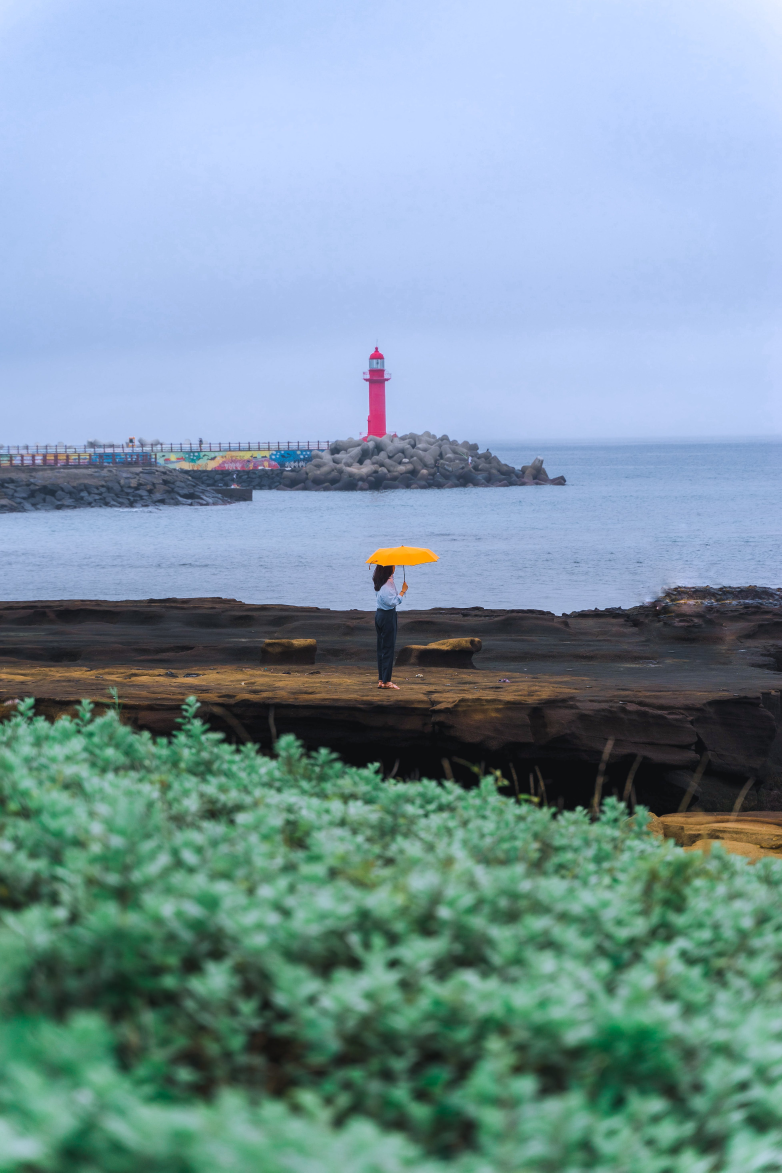
#> input picture 4주차/20240115_1일차/jeju.jpg, 3908 x 5863 px (shown at 1/5 size)
$ jupyter execute --allow-errors 'python, numpy, pandas, vis 요약.ipynb'   (shell and % lines are left out)
#> lines starting #> are read from the running program, lines starting #| are printed output that depends on the picture
[cell 1]
# bit 연산
a = 40
b = 14
print(bin(a)[2:].zfill(6))

[cell 2]
def f(x, y):
    z = x + y
    return z
print(f(3, 5))

[cell 3]
def ff():
    print('1')
    print('2')
    print('3')
print('3')
print(4)
ff()
print(ff())

[cell 4]
l = [1, 2, 3]
l.extend([100, 200, 300])

[cell 5]
l

[cell 6]
l.index(300)

[cell 7]
l.insert(3, 1000)

[cell 8]
l.pop()

[cell 9]
l.remove(100)

[cell 10]
print(l)

[cell 11]
s= {100, 200, 300, 300}
# 순서가 없고
# 값의 중복을 허락 x

[cell 12]
dicts = {'one':10, 'two':20}

[cell 13]
dicts.keys()

[cell 14]
dicts.values()

[cell 15]
dicts.items()

[cell 16]
l = list(dicts.items())

[cell 17]
l

[cell 18]
l[0]

[cell 19]
l[0][1]

[cell 20]
for i, j in enumerate(range(100, 1000, 100), 1):
    print(i, j)

[cell 21]
for i in range(10):
    if i> 5:

        continue
    print('hello world')

# 1. Numpym

[cell 22]
import numpy as np

[cell 23]
data = [[1, 2, 3,], [4, 5, 6], [7, 8, 9]]

a= np.array(data)
a

[cell 24]
type(a)

[cell 25]
dir(a
   )

[cell 26]
a.dtype

[cell 27]
a= a.astype(np.float32)
a

[cell 28]
a[0][1]

[cell 29]
a[0]

[cell 30]
np.arange(1, 10, 2)

[cell 31]
np.arange(1, 10).reshape(3, 3)

[cell 32]
np.arange(1, 13).reshape(3, 2, 2) # 3차원부터는 괄호의 갯수로 보는 게 편함.

[cell 33]
np.nan * 10

[cell 34]
a[0][1] = np.nan

[cell 35]
a

[cell 36]
a= np.arange(1, 10).reshape(3, 3)
a

[cell 37]
a= np.linspace(1, 20, 10)
a

## 연산

[cell 38]
data = np.arange(1, 10).reshape(3, 3)

[cell 39]
[1, 2, 3] + [4, 5, 6]

[cell 40]
data - data # 원소별 연산

[cell 41]
data / data # 원소별 연산

[cell 42]
np.dot(data, data) # 행렬간 곱하려면, np.dot을 써야

[cell 43]
data@data # @도 행렬의 곱 연산

# 차원

[cell 44]
# 괄호의 갯수

[cell 45]
# 0 차원 : 스칼ㄹ라
a = np.array(1)
a
a.shape
a.ndim

[cell 46]
# 1차원 : 벡터
a = np.array([1, 2, 3, 4, 5])
a
a.shape
a.ndim

[cell 47]
# 2차원 : 매트릭스
# a = np.array([[1, 2, 3], [4, 5, 6]])
a = np.array([[1]])
a
a.shape
a.ndim

[cell 48]
# 3차원 :3차원 이상의 다차원의 행렬을 Tensor
a = np.array([[[1,2 ], [3, 4], [5, 6]], [[7,8], [9, 10,], [11, 12]]])
a
a.shape
a.ndim

# matrix의 유형

[cell 49]
a = np.arange(12).reshape(2, 3, 2)
a

[cell 50]
b = np.ones(12)
b

[cell 51]
b = np.ones(12).reshape(2, 3, 2)
b

[cell 52]
b = np.zeros(12).reshape(2, 3, 2)
b

[cell 53]
d = np.eye(3)
d

[cell 54]
e = np.zeros([3, 4])
e

[cell 55]
f = np.empty([2, 3])
f

[cell 56]
g = np.full((3, 4), 1000)
g

[cell 57]
h = np.linspace(2, 10, 6)

[cell 58]
h

###  집계함수

[cell 59]
a = np.arange(10).reshape(2, 5)
a

[cell 60]
a[0][0] = 100
a

[cell 61]
a[0][1] = 1000
a

[cell 62]
np.mean(a)

[cell 63]
np.median(a) # 가운데값

[cell 64]
np.std(a) # 표준편차

[cell 65]
np.var(a) # 분산

[cell 66]
a

[cell 67]
np.sum(a, axis =0)

[cell 68]
np.sum(a, axis = 1)

[cell 69]
np.max(a)

[cell 70]
np.min(a)

[cell 71]
# 2. Panda

[cell 72]
import pandas as pd
import numpy as np

[cell 73]
data = np.arange(0, 50, 10)
data

[cell 74]
a = pd.Series(data, index=['a', 'b', 'c', 'd', 'e'])
a

[cell 75]
b = pd.Series(data)
b

[cell 76]
a['b']

[cell 77]
a.loc['b'] # 명시적으로 선언해준 인덱스

[cell 78]
a.iloc[1] # 순서

[cell 79]
# 산술연산

[cell 80]
a

[cell 81]
a + 10
a - 10
a * 10
a ** 2
a / 5
a // 10
a % 2

[cell 82]
a > 15

[cell 83]
a[ a> 15 ]

[cell 84]
### 집계함수

[cell 85]
a.add(100)

[cell 86]
a.sub(100)

[cell 87]
a.mul(100)

[cell 88]
a.div(100)

[cell 89]
a.min()

[cell 90]
a.max()

[cell 91]
a.mean()

[cell 92]
a.median()

[cell 93]
a.std()

[cell 94]
a.var()

[cell 95]
# DataFrame

[cell 96]
rawData = np.random.randint(50, 100, size=(4,3))
rawData

[cell 97]
df = pd.DataFrame(rawData,
                  index = ['1반', '2반', '1반', '2반'],
                  columns = ['국', '영', '수'])
df

[cell 98]
df['국']

[cell 99]
# df[0] -> error

[cell 100]
df

[cell 101]
df['평균'] = round(df['국'] + df['영'] + df['수']/3, 2)
df

[cell 102]
df['na'] = np.nan
df

[cell 103]
del df['na']
df

[cell 104]
df[df.평균 > 75]

[cell 105]
df = df.drop(['평균'], axis ='columns')

[cell 106]
df

# 결측값 처리

[cell 107]
df = df.astype('float64')

[cell 108]
df['수'][2] = np.nan
df

[cell 109]
df.dropna(axis=0) # inplace = True

[cell 110]
df

[cell 111]
df.dropna(axis=1)

[cell 112]
df

[cell 113]
df.fillna(0)

[cell 114]
df.fillna(df.mean())

[cell 115]
# MultiIndex

[cell 116]
df

[cell 117]
df.T

[cell 118]
df.index = [['1학년', '1학년', '2학년', '2학년'], ['1반', '1반', '2반', '2반']]
df

[cell 119]
df.columns= [['언어', '언어', '수리'], ['국', '영', '수']]
df

[cell 120]
df['언어']

[cell 121]
df['언어']['국']

[cell 122]
df.iloc[0]

[cell 123]
df.loc['1학년'].loc['1반']

[cell 124]
df.info()

[cell 125]
df.head()

[cell 126]
df.tail()

[cell 127]
df.dtypes

[cell 128]
df.describe()

[cell 129]
df.isnull()

[cell 130]
df.isnull().sum()

[cell 131]
# 값의 연결

[cell 132]
a = pd.DataFrame(np.arange(1, 10).reshape(3, 3))
a

[cell 133]
b= pd.Series(np.arange(10, 40, 10))
b

[cell 134]
pd.concat([a, b], axis=1)

[cell 135]
pd.concat([a, b], axis=1, ignore_index=True)

#> (a cell that did not finish here is left out)

# 3. Matplotlib

[cell 137]
import numpy as np
import pandas as pd
import matplotlib.pyplot as plt

[cell 138]
x = [100, 200, 300]
y = [1, 2, 3]
plt.plot(x, y)

[cell 139]
x = [100, 200, 300]
y = [1, 2, 3]
value= pd.Series([1, 2, 3], [100, 200, 300])
plt.plot(value)

[cell 140]
x = [100, 200, 300]
y = [1, 2, 3]
plt.plot(x, y, '--<')

[cell 141]
x = [100, 200, 300]
y = [1, 2, 3]
plt.plot(x, y, '-->')

[cell 142]
x = [100, 200, 300]
y = [1, 2, 3]
plt.plot(x, y, '--*')

[cell 143]
x = [100, 200, 300]
y = [1, 2, 3]
plt.plot(x, y, '--o')

[cell 144]
x = [100, 200, 300]
y = [1, 2, 3]
plt.plot(x, y, ':')

[cell 145]
x = [100, 200, 300]
y = [1, 2, 3]
plt.plot(x, y, ':r')

[cell 146]
x = [100, 200, 300]
y = [1, 2, 3]
plt.plot(x, y, color='red')

[cell 147]
x = [100, 200, 300]
y = [1, 2, 3]
plt.plot(x, y, color='#ff0000', linewidth=10) # rgb 이용

[cell 148]
x = [100, 200, 300]
y = [1, 2, 3]
plt.plot(x, y, color='#ff0000', linewidth=10) # rgb 이용
plt.title('hello world', fontsize=20)
plt.xlabel('hello', fontsize=10)
plt.ylabel('world', fontsize=10)

[cell 149]
x = [100, 200, 300]
y = [1, 2, 3]
plt.plot(x, y, color='#ff0000', linewidth=10) # rgb 이용
plt.title('hello world', fontsize=20)
plt.xlabel('hello', fontsize=10)
plt.ylabel('world', fontsize=10)
plt.savefig('sample.png')

[cell 150]
x = np.linspace(0, 10, 100)
y = np.sin(x)
y_ = np.cos(x)

plt.plot(x, y, label='sin')
plt.plot(x, y_, '-o', label='cos')

# plt.legend(loc=1)
# plt.legend(loc=2)
# plt.legend(loc=3)
plt.legend(loc=4)
#> figure, not shown here; curve peaks at x = 7.88, y = 1; curve peaks at x = 0, y = 1

# scatter

[cell 151]
x = np.linspace(0, 10, 20)
y = x ** 2

plt.scatter(x, y, c='r', alpha = 0.5)
plt.show()

[cell 152]
# histogram

[cell 153]
x = [np.random.randint(1,7) for i in range(100000)]
x

[cell 154]
plt.hist(x, bins=11)
plt.show()
#> figure, not shown here; tallest bar 16868 high, from x = 4.64 to 5.09

# Pie Chart

[cell 155]
labels = ['one', 'two', 'three']
size = [100, 20, 10]

plt.pie(size, labels=labels)
plt.show()

[cell 156]
labels = ['one', 'two', 'three']
size = [50, 20, 30]

plt.pie(size, labels=labels, shadow = True, autopct = '%1.2f%%')
plt.show()

[cell 157]
# Bar Chart

[cell 158]
plt.bar(['one', 'two', 'three'],[10, 20, 30])
plt.show()
#> figure, not shown here; tallest bar 30 high, from x = 1.6 to 2.4

[cell 159]
plt.barh(['one', 'two', 'three'],[10, 20, 30])
plt.show()

# 4. Plotly
- 공식 홈페이지 튜토리얼

[cell 160]
# !pip install plotly

[cell 161]
import plotly.express as px

x = np.array([1, 2, 3, 4, 5])
y = x ** 2
fig = px.line(x=x, y=y)
fig.show()

[cell 162]
import plotly.express as px
import plotly.graph_objects as go

korea_life =px.data.gapminder().query("country == 'Korea, Rep.'")
fig = px.line(korea_life, x="year", y="lifeExp", title='Life expectancy in Korea')
fig.show()

[cell 163]
korea_life

[cell 164]
korea_life['year']
korea_life['lifeExp']

[cell 165]
korea_gdp = px.data.gapminder().query("country == 'Korea, Rep.'")
fig = px.bar(korea_gdp, x='year', y='gdpPercap', title = "한국인 GDP")
fig.show()

[cell 166]
korea_data = px.data.gapminder().query("country == 'Korea, Rep.'")
fig = px.scatter(korea_data, x='gdpPercap', y='lifeExp', title = "lifeExp")
fig.show()

# 이미지 분석

[cell 167]
import numpy as np
from skimage import io
# from PIL import Image
# from cv2
import matplotlib.pyplot as plt

[cell 168]
jeju = io.imread('jeju.jpg')
#> jeju is the input picture: shape (5863, 3908, 3); mean R, G, B 124.2, 151, 161.8

[cell 169]
type(jeju)

[cell 170]
jeju.shape
#> Out = (5863, 3908, 3)

[cell 171]
jeju

[cell 172]
np.min(jeju), np.max(jeju)
#> Out = (0, 255)

[cell 173]
plt.imshow(jeju)
# Pexels에서 Clive Kim님의 사진: https://www.pexels.com/ko-kr/photo/6306926/

[cell 174]
plt.imshow(jeju[::-1])

[cell 175]
plt.imshow(jeju[:, ::-1])
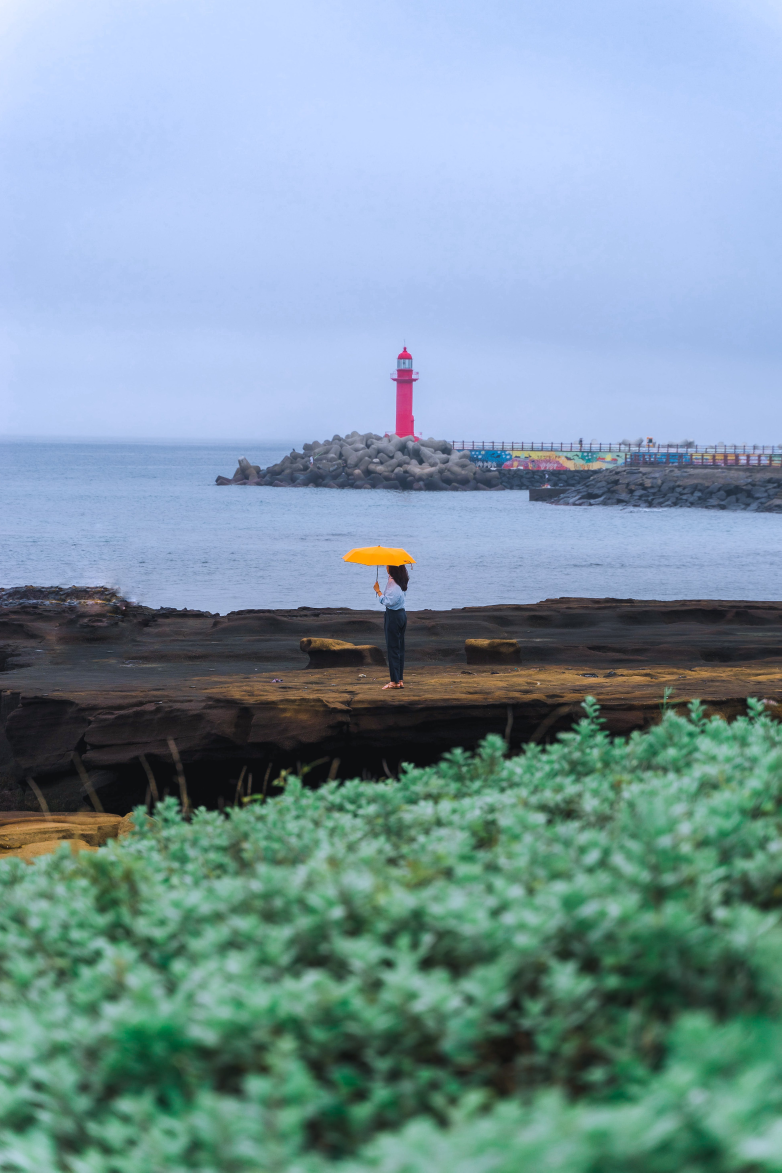
#> shown: shape (5863, 3908, 3) (shown at 1/5 size); mean R, G, B 124.2, 151, 161.8

[cell 176]
plt.imshow(jeju[::-1, :])

[cell 177]
plt.imshow(jeju[2700:3500, :])
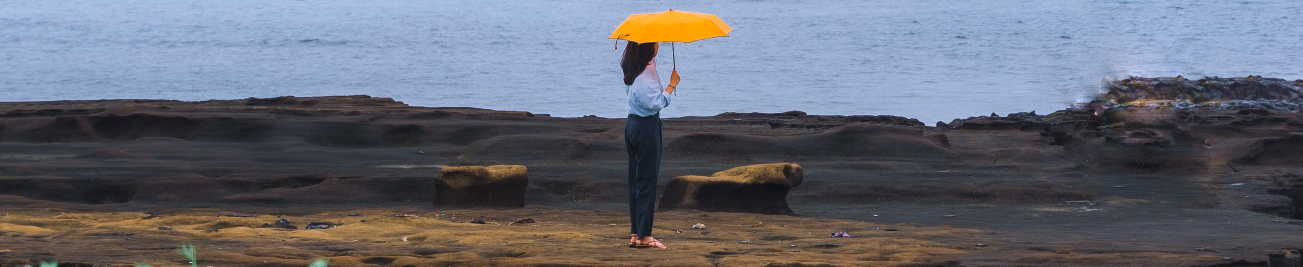
#> shown: shape (800, 3908, 3) (shown at 1/3 size); mean R, G, B 102, 105, 116.5

[cell 178]
plt.imshow(jeju[2700:3500, 1750:2200])
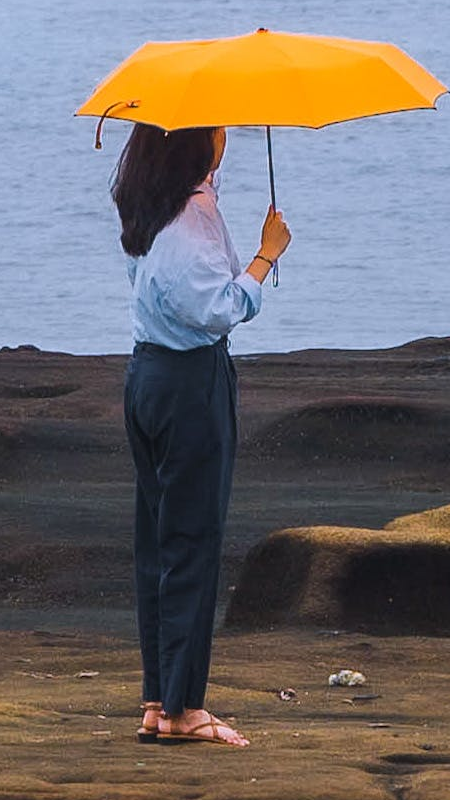
#> shown: shape (800, 450, 3); mean R, G, B 112.3, 106.4, 105.7

[cell 179]
plt.imshow(jeju[::3, ::3])

[cell 180]
plt.imshow(jeju[::6, ::6])
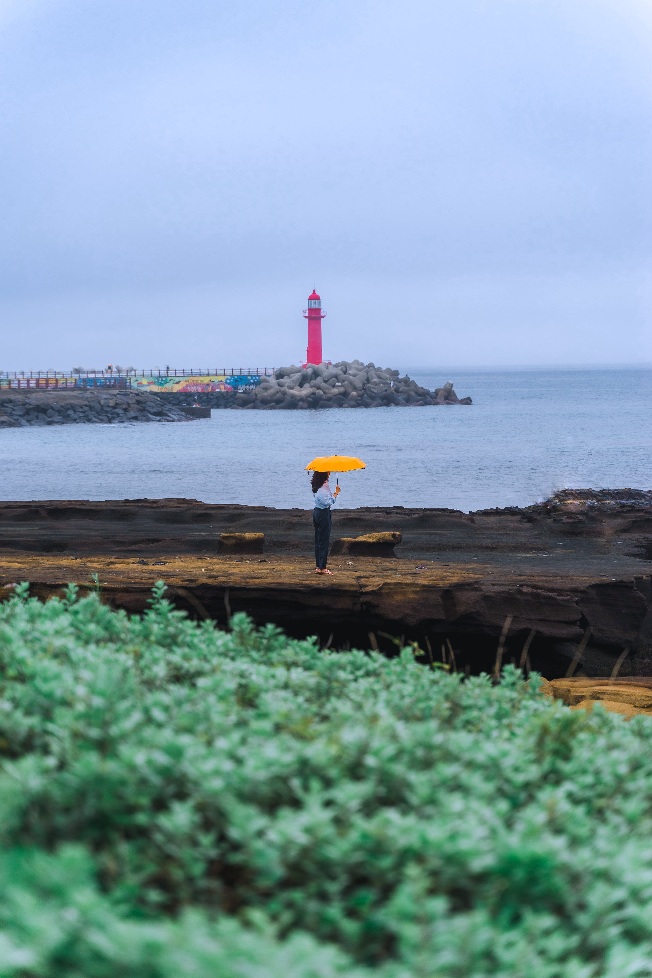
#> shown: shape (978, 652, 3); mean R, G, B 124.3, 151, 161.8

[cell 181]
plt.imshow(jeju[::10, ::10])

[cell 182]
miniJeju = jeju[::10, ::10]

[cell 183]
plt.hist(miniJeju.ravel(), 256, [0, 256])
plt.show()
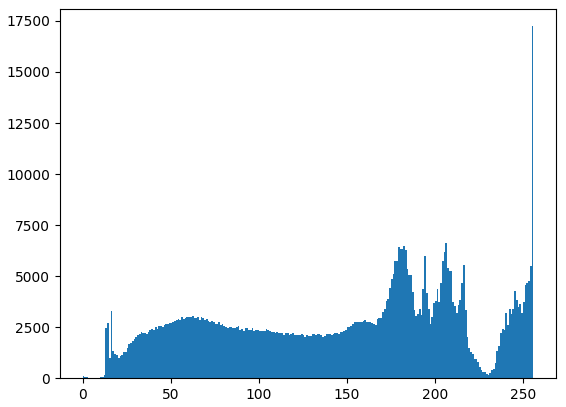
#> figure drawn by matplotlib, 1 panel; tallest bar 17242 high, from x = 255 to 256

[cell 184]
miniJeju_ = np.where(miniJeju < 50, miniJeju, 0)
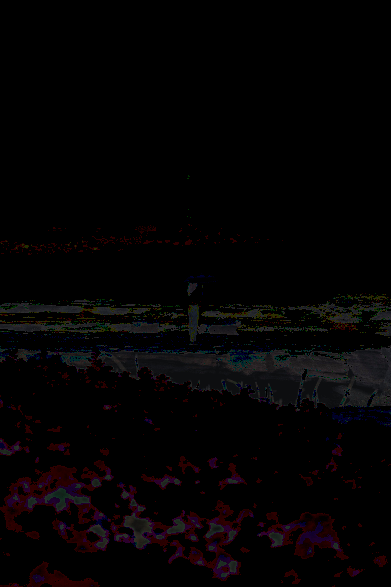
#> miniJeju_: shape (587, 391, 3); mean R, G, B 4.7, 2.7, 3.4
plt.imshow(miniJeju_)

[cell 185]
plt.imshow(jeju[:, :, 0]) # 전부하는데 0번째 값만
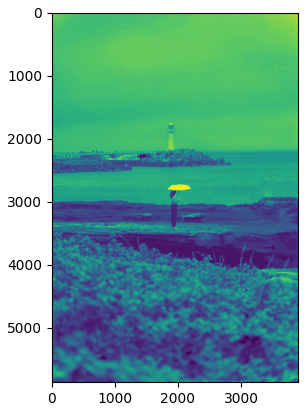
#> figure drawn by matplotlib, 1 panel

[cell 186]
plt.imshow(jeju[:, :, 1]) # 전부하는데 1번째 값만
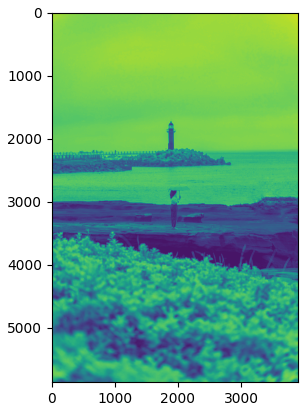
#> figure drawn by matplotlib, 1 panel

[cell 187]
plt.imshow(jeju[:, :, 2]) # 전부하는데 2번째 값만
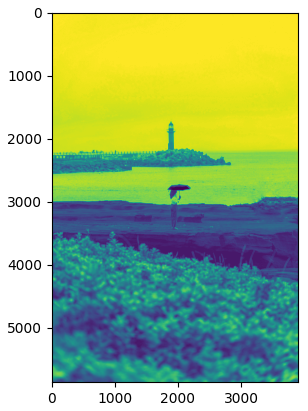
#> figure drawn by matplotlib, 1 panel

[cell 188]
jeju[:, :, 0]

[cell 189]
jeju[:, :, 1]

[cell 190]
jeju[:, 0, 2]
#> Out = 5863 values, max 255 at index 0, min 21 at index 3497, mean 160.8

[cell 191]
from skimage import color

plt.imshow(color.rgb2gray(jeju), cmap=plt.cm.gray)
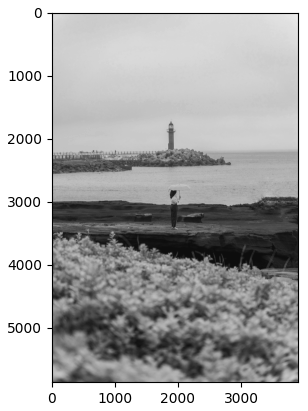
#> figure drawn by matplotlib, 1 panel
